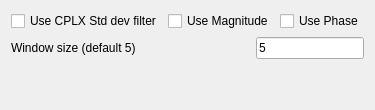
              <widget class="QWidget" name="tab_6">
               <attribute name="title">
                <string>Stdev</string>
               </attribute>
               <layout class="QVBoxLayout" name="verticalLayout_11">
                <item>
                 <layout class="QGridLayout" name="gridLayout">
                  <item row="0" column="0">
                   <layout class="QHBoxLayout" name="horizontalLayout_10">
                    <item>
                     <widget class="QCheckBox" name="checkBox_stdev_cplx">
                      <property name="toolTip">
                       <string>&lt;html&gt;&lt;head/&gt;&lt;body&gt;&lt;p&gt;Don't use this - use the phase&lt;/p&gt;&lt;/body&gt;&lt;/html&gt;</string>
                      </property>
                      <property name="text">
                       <string>Use CPLX Std dev filter</string>
                      </property>
                     </widget>
                    </item>
                    <item>
                     <widget class="QCheckBox" name="checkBox_stdev_magn">
                      <property name="text">
                       <string>Use Magnitude</string>
                      </property>
                     </widget>
                    </item>
                    <item>
                     <widget class="QCheckBox" name="checkBox_stdev_phase">
                      <property name="toolTip">
                       <string>&lt;html&gt;&lt;head/&gt;&lt;body&gt;&lt;p&gt;Localised standard deviation of the image phase&lt;/p&gt;&lt;p&gt;&lt;br/&gt;&lt;/p&gt;&lt;/body&gt;&lt;/html&gt;</string>
                      </property>
                      <property name="text">
                       <string>Use Phase</string>
                      </property>
                     </widget>
                    </item>
                   </layout>
                  </item>
                  <item row="1" column="0">
                   <layout class="QHBoxLayout" name="horizontalLayout_11">
                    <item>
                     <widget class="QLabel" name="stdev_window_size_label">
                      <property name="text">
                       <string>Window size (default 5)  </string>
                      </property>
                     </widget>
                    </item>
                    <item>
                     <spacer name="horizontalSpacer_6">
                      <property name="orientation">
                       <enum>Qt::Horizontal</enum>
                      </property>
                      <property name="sizeHint" stdset="0">
                       <size>
                        <width>40</width>
                        <height>20</height>
                       </size>
                      </property>
                     </spacer>
                    </item>
                    <item>
                     <widget class="QLineEdit" name="stdev_window_size">
                      <property name="text">
                       <string>5</string>
                      </property>
                     </widget>
                    </item>
                   </layout>
                  </item>
                  <item row="2" column="0">
                   <spacer name="verticalSpacer_6">
                    <property name="orientation">
                     <enum>Qt::Vertical</enum>
                    </property>
                    <property name="sizeHint" stdset="0">
                     <size>
                      <width>20</width>
                      <height>40</height>
                     </size>
                    </property>
                   </spacer>
                  </item>
                 </layout>
                </item>
               </layout>
              </widget>
